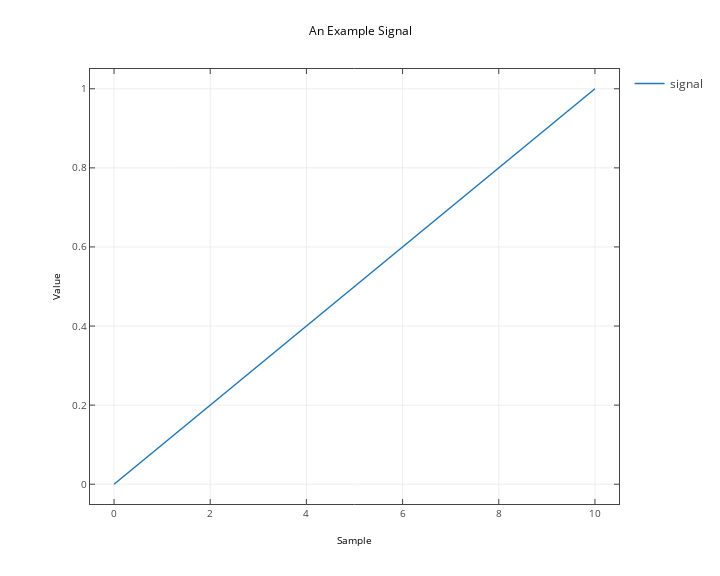

Notebook code for this chart:
### Code cell
# Plotting & Display
import matplotlib.pyplot as plt
import plotly.offline
import plotly.tools as tls
import plotly.plotly as py
import IPython.display as ipd

# Configurations
plotly.offline.init_notebook_mode(connected=True)
import warnings; warnings.simplefilter('ignore')
import numpy as np

sig = np.arange(0, 1.1, 0.1)
print(sig)
fig=plt.figure(figsize=(10,8))
plt.plot(sig, label='signal')
plt.xlabel('Sample')
plt.ylabel('Value')
plt.title('An Example Signal')
plt.grid()
plotly_fig = tls.mpl_to_plotly(fig)
plotly_fig.layout.update(showlegend=True)
plotly.offline.iplot(plotly_fig)

### Figure 1 — Plotly figure (JSON) as saved in the notebook; plotly's stock layout.template omitted (floating-point values rounded to 4 significant figures)
{"data": [{"line": {"color": "rgba (31, 119, 180, 1)", "dash": "solid", "width": 1.5}, "mode": "lines", "name": "signal", "type": "scatter", "uid": "01487048-41a9-4ccc-afc4-118c64b171ad", "x": [0, 1, 2, 3, 4, 5, 6, 7, 8, 9, 10], "xaxis": "x", "y": [0, 0.1, 0.2, 0.3, 0.4, 0.5, 0.6, 0.7, 0.8, 0.9, 1], "yaxis": "y"}], "layout": {"autosize": false, "height": 576, "hovermode": "closest", "margin": {"b": 72, "l": 90, "pad": 0, "r": 71, "t": 69}, "showlegend": true, "title": {"font": {"color": "#000000", "size": 12}, "text": "An Example Signal"}, "width": 720, "xaxis": {"anchor": "y", "domain": [0, 1], "mirror": "ticks", "nticks": 8, "range": [-0.5, 10.5], "showgrid": true, "showline": true, "side": "bottom", "tickfont": {"size": 10}, "ticks": "inside", "title": {"font": {"color": "#000000", "size": 10}, "text": "Sample"}, "type": "linear", "zeroline": false}, "yaxis": {"anchor": "x", "domain": [0, 1], "mirror": "ticks", "nticks": 8, "range": [-0.05, 1.05], "showgrid": true, "showline": true, "side": "left", "tickfont": {"size": 10}, "ticks": "inside", "title": {"font": {"color": "#000000", "size": 10}, "text": "Value"}, "type": "linear", "zeroline": false}}}
